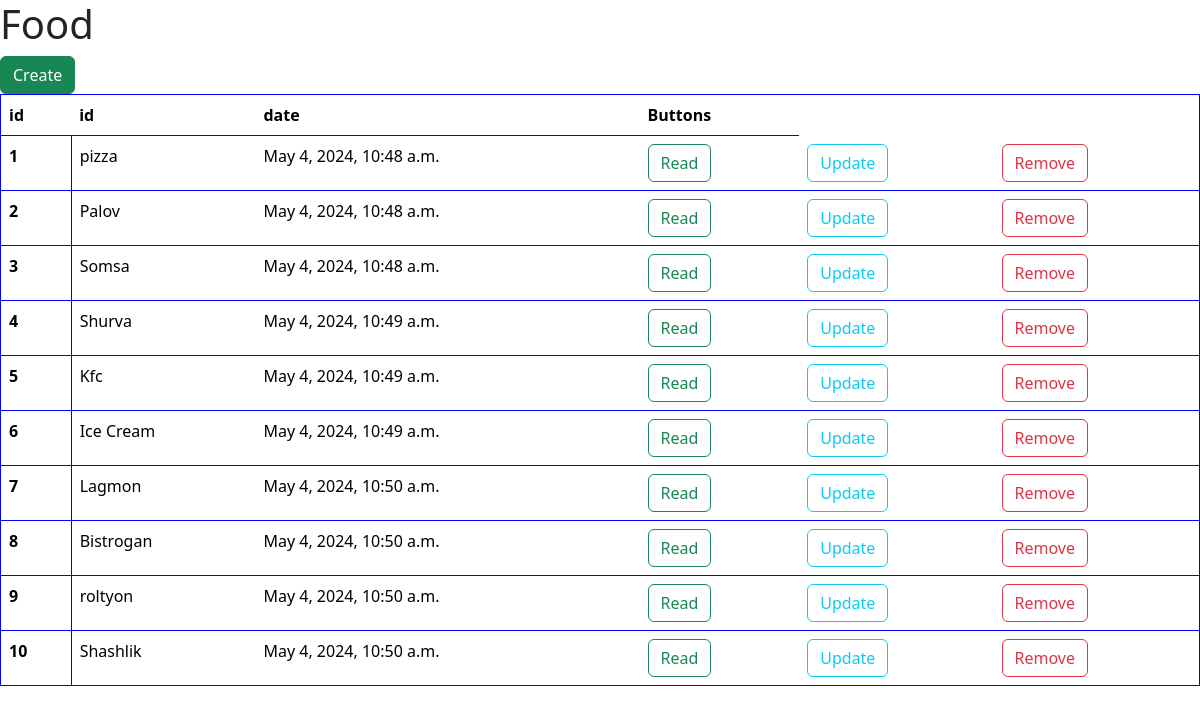
Page /food/ on the earlier database version.
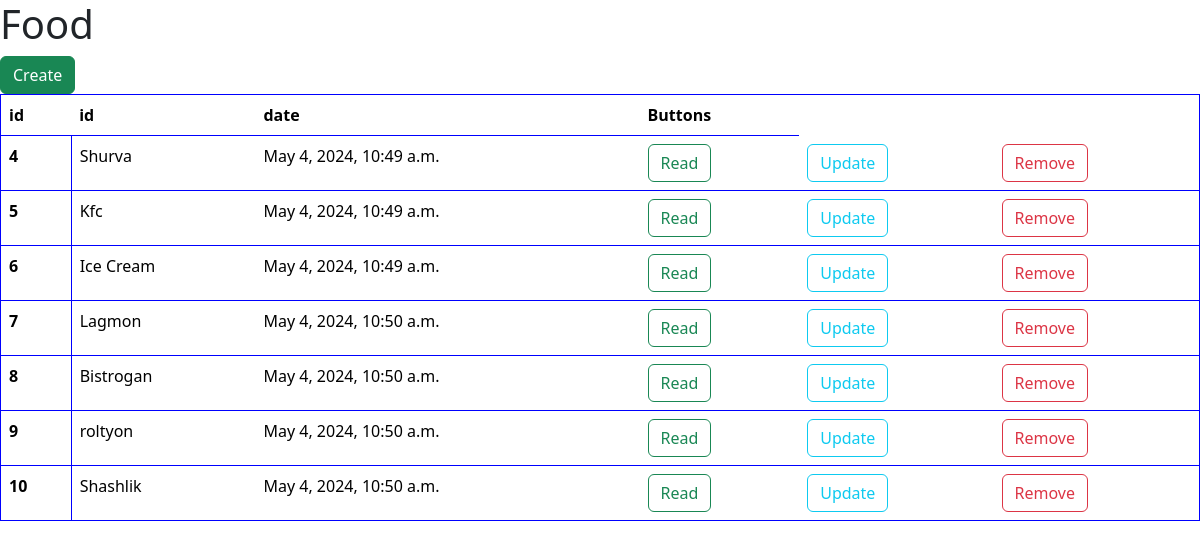
Same page on the later database version.
### blog/models.py (models this page shows, shortened)
class  Food(models.Model):
    name=models.CharField(max_length=100)
    country=models.CharField(max_length=100)
    date=models.DateTimeField(auto_now_add=True)

### blog/views.py (the view)
# urls.py: path('food/',food),
def food(request):
    meal=Food.objects.all()
    return render(request, 'food.html', context={"meal": meal})

### template/food.html (shortened to what this page needs)
{% extends 'base.html' %}
{% block content %}
{% load static %}
<nav>
  <h1>
  </h1>
  <a href="{% url 'create_food' %}" class="btn btn-success"> Create</a>
    <table class="table" style="border: 1px solid blue;">
        <thead>
          <tr>
            <th scope="col">id</th>
            <th scope="col">id</th>
            <th scope="col">date</th>
            <th scope="col">Buttons</th>
          </tr>
        </thead>
        <tbody>
            {% for food in meal %}
          <tr>
            <th scope="row" style="border: 1px solid blue;">{{ food.id }}</th>
            <td>{{ food.name }}</td>
            <td>{{ food.date }}</td>
            <td>
              <a class="btn btn-outline-success" href="{% url 'read_food' food.id %}">Read</a>
            </td>
            <td>
              <a class="btn btn-outline-info" href="{% url 'update_food' food.id %}">Update</a>
            </td>
            <td>
              <a class="btn btn-outline-danger" href="{% url 'delete_food' food.id %}">Remove</a>
            </td>
          </tr>
          {% endfor %}
          </tbody>
        </table>
</nav>
{% endblock content %}

Differences in the rows shown:
removed Food: id "1", name "pizza", date "May 4, 2024, 10:48 a.m."
removed Food: id "2", name "Palov", date "May 4, 2024, 10:48 a.m."
removed Food: id "3", name "Somsa", date "May 4, 2024, 10:48 a.m."
